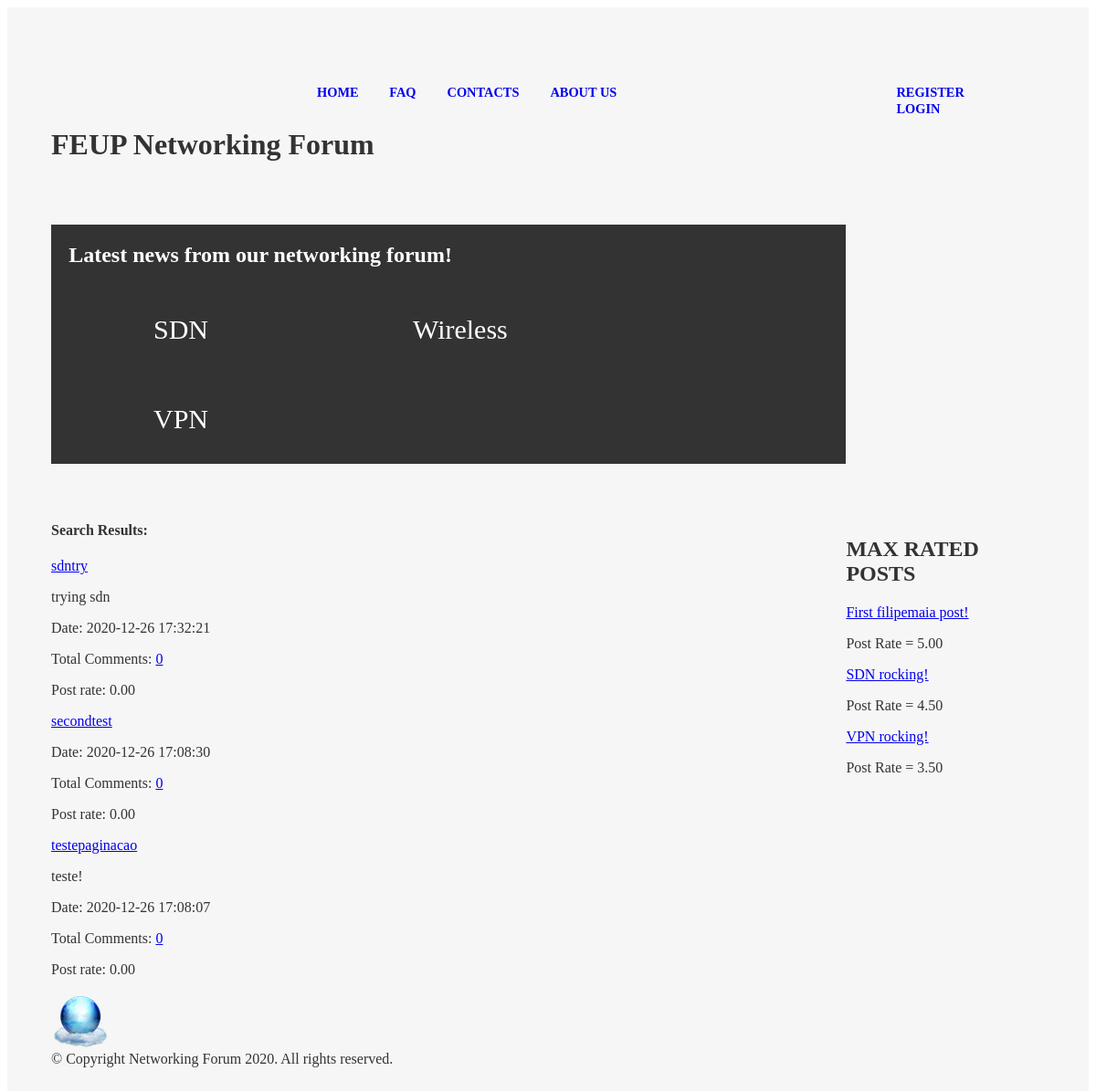
/php/list_search_results.php, run on the app's committed database.
### tables this page shows
CREATE TABLE forumpost (
    postid integer PRIMARY KEY AUTOINCREMENT,
    posttitle text NOT NULL,
    content text CHECK(LENGTH(content)>= 0 AND LENGTH(content)<20000),
    username text REFERENCES user, 
    published INTEGER, 
    topic text REFERENCES topic, 
    postrate integer CHECK(postrate>=0 AND postrate <=5)
    );

### php/list_search_results.php (called while the page is built)
<?php
  require_once("../database/init.php");
  require_once("../database/posts.php");
  require_once("../database/comments.php");
  include_once("../templates/homepage_section/header_pagina_inicial_tpl.php");
  include_once("../templates/homepage_section/topics_tpl.php");
  $posttitle = $_GET["posttitle"];
  $date = $_GET["published"];
  $minPostRate = $_GET["minPostRate"];
  $maxPostRate = $_GET["maxPostRate"];
  if(isset($posttitle) && isset($date) && isset($minPostRate) && isset($maxPostRate)){
    $stories = getPostsBySearch($posttitle, $date, $minPostRate, $maxPostRate);
  } else {
    $stories = getAllPosts($page);
  }
  $maxrates = getPostsWithBestRating();
  include_once("../templates/homepage_section/max_rated_tpl.php");
  include_once("../templates/homepage_section/search_results_tpl.php");
  include_once("../templates/static_sections/footer_tpl.php");
?>

### database/posts.php (called while the page is built, shortened)
<?php
function getAllPosts($page)
{
  global $dbh;
  $stmt = $dbh->prepare('SELECT * FROM forumpost ORDER BY published DESC LIMIT ? OFFSET ?');
  $stmt->execute(array(3, ($page-1)*3));
  return $stmt->fetchAll();
}
function getPostsWithBestRating() {
  global $dbh;
  $stmt = $dbh->prepare('SELECT *  FROM forumpost ORDER BY forumpost.postrate DESC LIMIT 3');
  $stmt->execute();
  return $stmt->fetchAll();
}

### database/comments.php (called while the page is built, shortened)
<?php
  function getTotalOfCommentsOnPost($postid){
    global $dbh;
    $stmt = $dbh->prepare('SELECT COUNT(comment.postid) as numbOfComments FROM comment WHERE postid = ?');
    $stmt->execute(array($postid));
    return $stmt->fetchColumn();
  }
?>

### templates/homepage_section/search_results_tpl.php (the view)
<?php
require_once("../database/comments.php");
require_once("../database/posts.php");
?>
<section id="posts">
<article>
  <aside id="related">
   <h1> Search Results:</h1>
   <?php foreach ($stories as $story) { ?>
   <article>
    <a href="../php/post.php?postid=<?php echo $story['postid'] ?>"><?php echo $story['posttitle'] ?></a>
    <p><?php echo $story['content'] ?></p>
    <p class="date"> Date: <?= $story['published'] ;?></p>
    <?php $numbOfComments = getTotalOfCommentsOnPost($story['postid']); ?>
    <p>Total Comments: <a href="../php/post.php?postitle=<?php echo $story['posttitle'] ?>&postid=<?php echo $story['postid']?>">
    <?php echo $numbOfComments; ?></a>
    <p>Post rate: <?php echo number_format($story["postrate"], 2, '.', ''); ?></p>
   </article>
  </aside>
<?php  } ?>

### templates/homepage_section/max_rated_tpl.php
<aside id="maxrated">
        <h1> MAX RATED POSTS</h1>
        <article>
            <?php foreach($maxrates as $maxrated) {  ?>
              <p><a href="../php/post.php?postid=<?php echo $maxrated['postid'] ?>">
              <?php echo $maxrated['posttitle'] ?></a></p>
              <p>Post Rate = <?php echo number_format($maxrated['postrate'], 2, '.', ''); ?></p>
            <?php  } ?>
        </article>
</aside>

### css/initialpage.css (style rules this page uses)
body > header h1 { margin-top: 2em; }
aside { grid-column: middle; grid-row: topics/end; }
#posts { grid-column: start; }
body > header h1 { grid-column: 1; grid-row: 1; }

### data on the page
forumpost: posttitle "First filipemaia post!", postrate "5.00"
forumpost: posttitle "SDN rocking!", postrate "4.50"
forumpost: posttitle "VPN rocking!", postrate "3.50"
forumpost: posttitle "sdntry", content "trying sdn", published "2020-12-26 17:32:21", numbOfComments "0", postrate "0.00"
forumpost: posttitle "secondtest", published "2020-12-26 17:08:30", numbOfComments "0", postrate "0.00"
forumpost: posttitle "testepaginacao", content "teste!", published "2020-12-26 17:08:07", numbOfComments "0", postrate "0.00"
